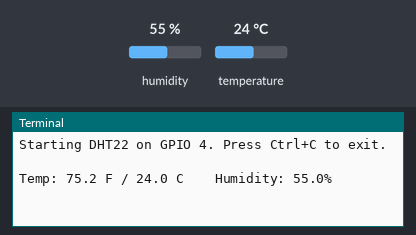
Simulated run of this program. Board: Raspberry Pi (BCM pin numbers). Parts: the last lines printed to the terminal. The test bench sets the inputs (shaded band); at power-on: humidity 55 %, temperature 24 °C.

Above: at 1.2 s.
1.3 s: humidity set to 22 %
At 3.5 s:
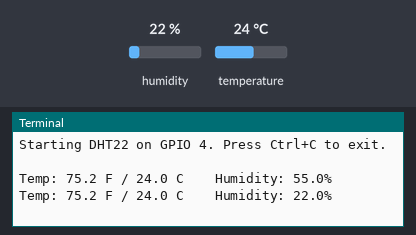
4.7 s: temperature set to 12 °C
At 6.4 s:
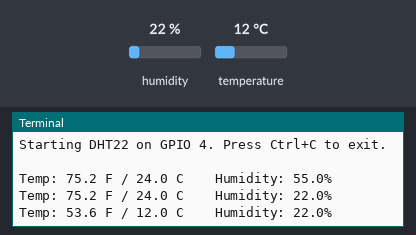
8.1 s: humidity set to 40 %
At 9.2 s:
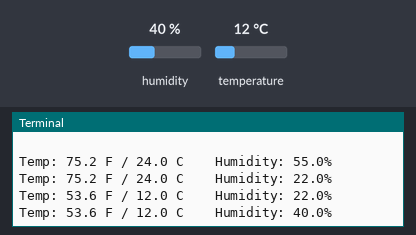
Timing chart, 0 to 11.1 s (numbered marks = the images above; inputs shaded):
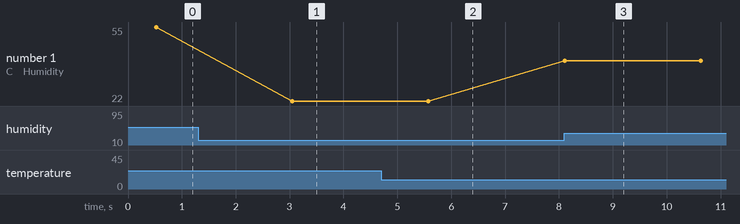

The program:

dht22_test2.py
```python
#!/usr/bin/env python3
"""DHT22 reader on Raspberry Pi 4 (legacy Adafruit-DHT).

Same control flow and output as the piddlerintheroot example:
    https://piddlerintheroot.com/dht22/

Uses Adafruit-DHT so it runs on Raspbian Stretch / Python 3.5.
Activate the project venv first:
    source /home/pi/iot_python_dht22/env/bin/activate
    python3 /home/pi/iot_python_dht22/test2/dht22_test2.py

Wiring (BCM GPIO 4):
    DHT22 +   -> RPi 3.3V (pin 1 or 17)
    DHT22 OUT -> RPi GPIO 4 (pin 7)
    DHT22 -   -> RPi GND
"""

import sys
import time

import Adafruit_DHT

# BCM GPIO number for the DATA line (physical pin 7 = GPIO 4).
DHT22_GPIO = 4
SENSOR_TYPE = Adafruit_DHT.DHT22
READ_INTERVAL_SECONDS = 2.0


def read_dht22():
    # Single attempt per loop (like the CircuitPython example); retry on next interval.
    humidity, temperature_c = Adafruit_DHT.read(SENSOR_TYPE, DHT22_GPIO)
    if humidity is None or temperature_c is None:
        raise RuntimeError("Sensor returned empty values")
    return temperature_c, humidity


def main():
    print("Starting DHT22 on GPIO {}. Press Ctrl+C to exit.\n".format(DHT22_GPIO))

    while True:
        try:
            temperature_c, humidity = read_dht22()
            temperature_f = temperature_c * (9 / 5) + 32
            print(
                "Temp: {:.1f} F / {:.1f} C    Humidity: {}% ".format(
                    temperature_f, temperature_c, humidity
                )
            )

        except RuntimeError as error:
            # Errors happen fairly often, DHT's are hard to read, just keep going.
            print(error.args[0])
            time.sleep(READ_INTERVAL_SECONDS)
            continue
        except KeyboardInterrupt:
            print("exiting script")
            break

        time.sleep(READ_INTERVAL_SECONDS)

    return 0


if __name__ == "__main__":
    sys.exit(main())
```

Measured:
- after the input at 1.3 s, the terminal: prints a new line after 1.8 s (image 1)
- after the input at 4.7 s, the terminal: prints a new line after 0.88 s (image 2)
- after the input at 8.1 s, the terminal: prints a new line at once (image 3)
- plotted number 1: 22 → 40 after the input at 8.1 s
